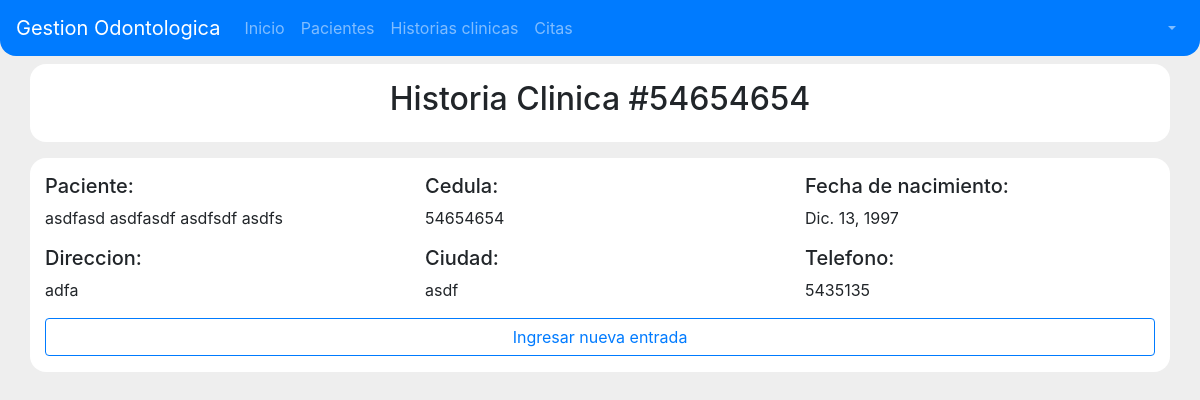
The page /historia-clinica/54654654 on the database its author committed.
### historiasClinicas/models.py (models this page shows, shortened)
class Cabecera(models.Model):
    numero_historia = models.CharField(primary_key=True, max_length=15)
    paciente = models.OneToOneField(Paciente)

### pacientes/models.py (models this page shows, shortened)
class Paciente(models.Model):
    estados_civiles = (
        ('soltero', 'Soltero/a'),
        ('casado', 'Casado/a'),
        ('union libre', 'Union libre'),
        ('viudo', 'Viudo/a'),
        ('divorciado', 'Divorciado/a'),
        ('comprometido', 'Comprometido/a')
    )
    sexos = (
        ('masculino', 'Masculino'),
        ('femenino', 'Femenino')
    )
    cedula = models.CharField(primary_key=True, max_length=11)
    primer_nombre = models.CharField(max_length=15)
    segundo_nombre = models.CharField(max_length=15, blank=True)
    primer_apellido = models.CharField(max_length=15)
    segundo_apellido = models.CharField(max_length=15)
    direccion = models.CharField(max_length=100)
    ciudad = models.CharField(max_length=50)
    fecha_nacimiento = models.DateField()
    estado_civil = models.CharField(max_length=50, choices=estados_civiles)
    telefono = models.CharField(max_length=10)
    sexo=models.CharField(max_length=15, choices=sexos, default='sexo')

### historiasClinicas/views.py (the view)
# urls.py: url(r'^historia-clinica/(?P<pk>\d+)$', historia_paciente, name='historia_paciente'),
def historia_paciente(request, pk):
    cabecera = get_object_or_404(Cabecera, paciente=pk)
    paciente = get_object_or_404(Paciente, cedula=pk)
    actualizaciones = Actualizacion.objects.filter(cabecera=cabecera.numero_historia)
    context = {
        'cabecera': cabecera,
        'paciente': paciente,
        'actualizaciones':actualizaciones
    }
    return render(request, 'historiasClinicas/historia_clinica.html', context)

### templates/historiasClinicas/historia_clinica.html (shortened to what this page needs)
{% extends 'base.html' %}
{% load staticfiles %}
{% block style_content %}
    <link rel="stylesheet" href="{% static 'css/historiaClinica.css' %}">
{% endblock style_content %}
{% block content %}
    <section id="section-container">
        <div class="container">
            <div class="row fila">
                <div class="col-12 column text-center">
                    <h2>Historia Clinica #{{ cabecera.numero_historia }}</h2>
                </div>
            </div>
        </div>
    </section>
    <section id="section-container">
        <div class="container">
            <div class="row fila">
                <div class="col-12 col-md-6 col-lg-4">
                    <h5>Paciente:</h6>
                    <p>{{ paciente.primer_nombre }} {{ paciente.segundo_nombre }} {{ paciente.primer_apellido }} {{ paciente.segundo_apellido }}</p>
                </div>
                <div class="col-12 col-md-6 col-lg-4">
                    <h5>Cedula:</h6>
                    <p>{{ paciente.cedula }}</p>
                </div>
                <div class="col-12 col-md-6 col-lg-4">
                    <h5>Fecha de nacimiento: </h6>
                    <p>{{ paciente.fecha_nacimiento }}</p>
                </div>
                <div class="col-12 col-md-6 col-lg-4">
                    <h5>Direccion: </h6>
                    <p>{{ paciente.direccion }}</p>
                </div>
                <div class="col-12 col-md-6 col-lg-4">
                    <h5>Ciudad: </h6>
                        <p>{{ paciente.ciudad }}</p>
                </div>
                <div class="col-12 col-md-6 col-lg-4">
                    <h5>Telefono: </h6>
                        <p>{{ paciente.telefono }}</p>
                </div>
                <div class="col-12">
                    <a href="{% url 'historias_clinicas:crear_actualizacion' pk=paciente.cedula %}" class="btn btn-outline-primary btn-block"> Ingresar nueva entrada </a>
                </div>
            </div>
        </div>
    </section>
{% endblock content %}

### static/css/base.css (style rules this page uses)
* { font-size: 16px; }
body { background-color: #eee; }

### historiasClinicas/static/css/historiaClinica.css (style rules this page uses)
#section-container { margin: 1em 0; }
.fila { padding: 1em 0; background: white; border-radius: 1em; }

### rows shown on the page
Cabecera: numero_historia "54654654"
Paciente: primer_nombre "asdfasd", segundo_nombre "asdfasdf", primer_apellido "asdfsdf", segundo_apellido "asdfs", cedula "54654654", fecha_nacimiento "Dic. 13, 1997", direccion "adfa", ciudad "asdf", telefono "5435135"
